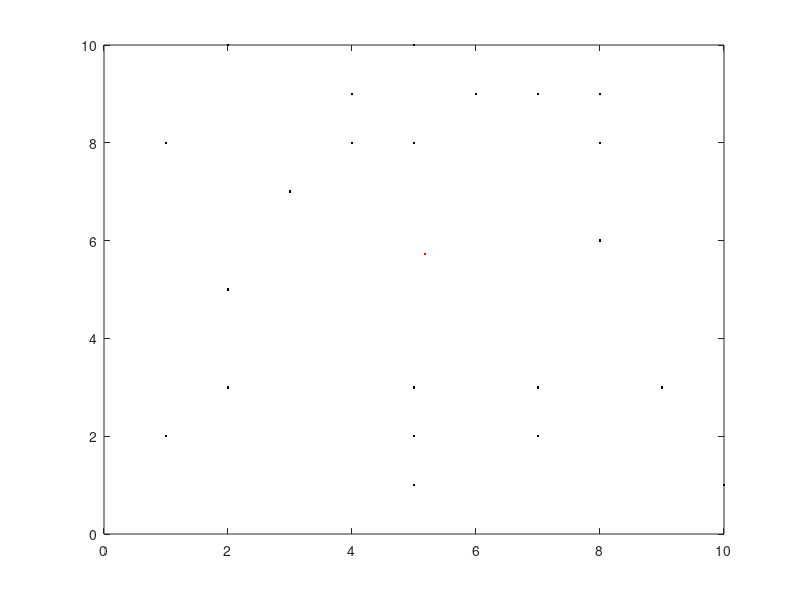

Write MATLAB code to recreate this figure.
clear all;
close all;
A=randn(10,10);
A2=(A>0.5);
% pcolor(double(A2))
% A = (rand(8)<0.5).*rand(8); % just a random matrix
[i,j] = find(A2==1);
figure(1)
plot(i,j,'k.')
% for k=numel(i)
%     plot(i(k),j(k),'k.')
%     hold on
% end
hold on;
plot(mean(i),mean(j),'r.')
% centeroid = [mean(i),mean(j)];
